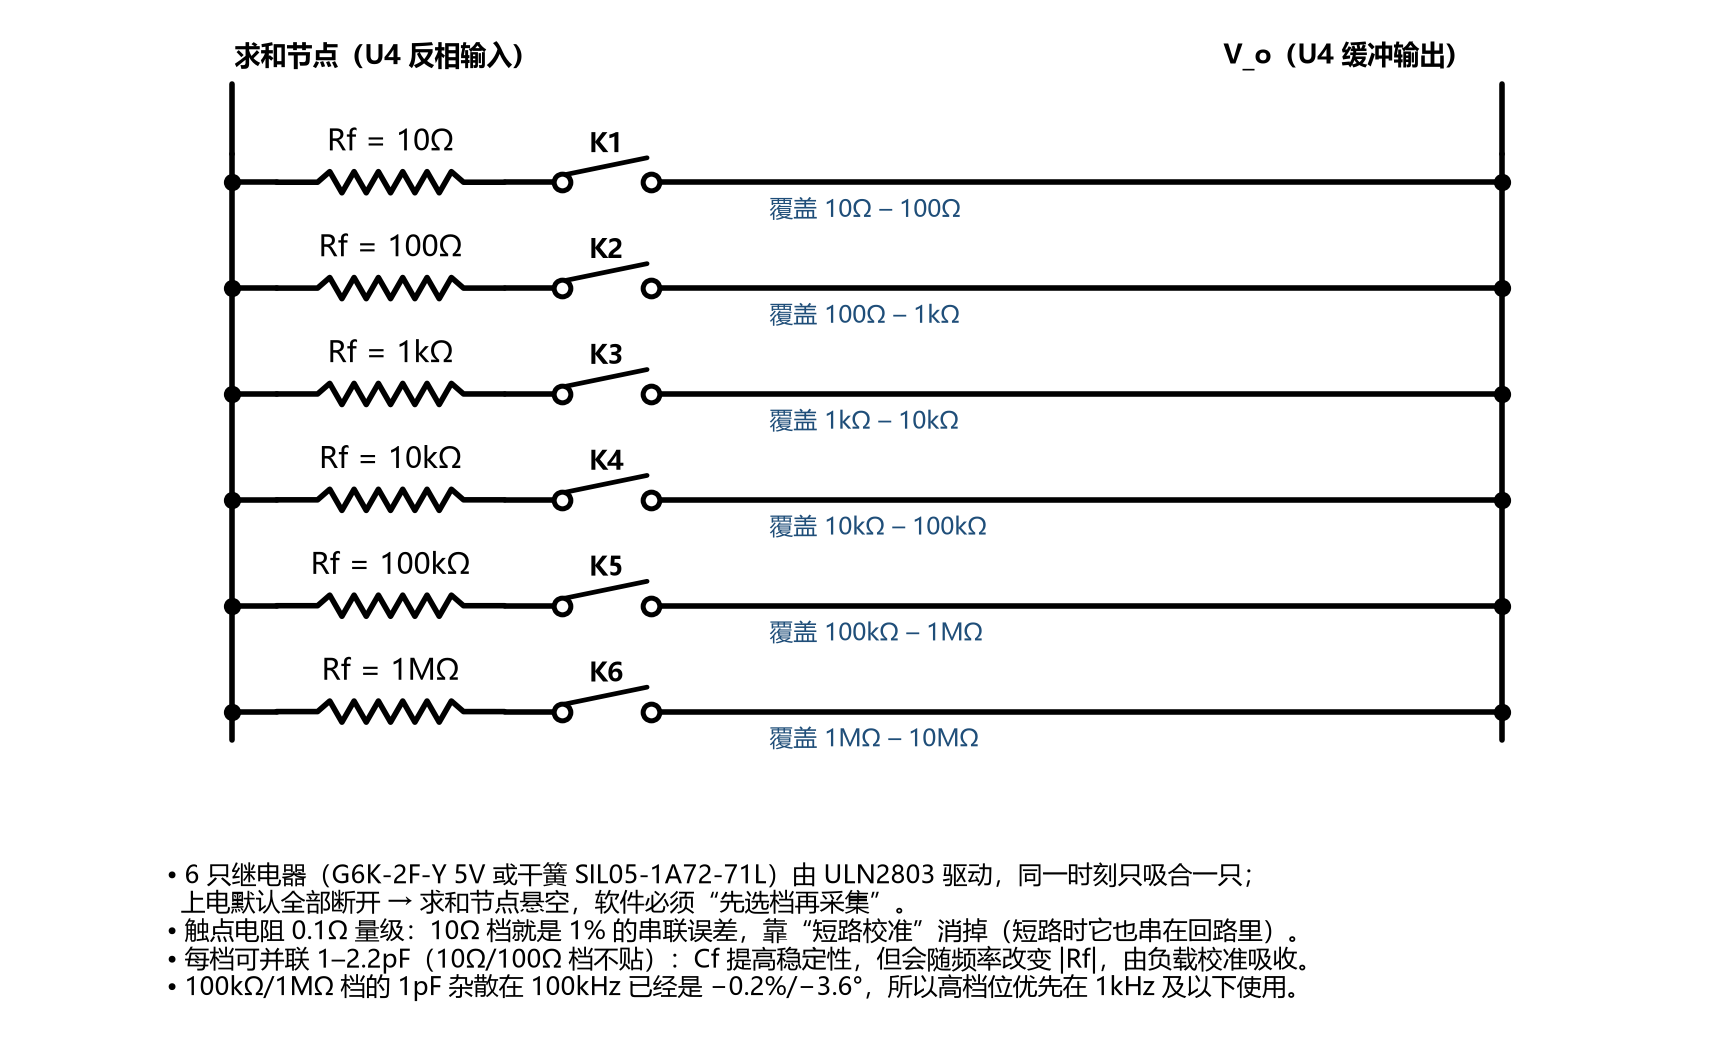

Recreate this plot in Python.
# -*- coding: utf-8 -*-
"""图 3  Rf 六档量程网络（继电器切换）"""
import sys, os
sys.path.insert(0, os.path.dirname(os.path.abspath(__file__)))
from schlib import Sch, BLUE, GREEN
from matplotlib.patches import Rectangle


def contact(s, x1, x2, y, label=""):
    s.ax.plot([x1], [y], "o", ms=6, mfc="white", mec="k", mew=1.8, zorder=5)
    s.ax.plot([x2], [y], "o", ms=6, mfc="white", mec="k", mew=1.8, zorder=5)
    s.wire([(x1 + 0.03, y + 0.09), (x2 - 0.05, y + 0.30)], lw=1.7)
    if label:
        s.text((x1 + x2) / 2, y + 0.46, label, ha="center", fs=9.5, weight="bold")


s = Sch((-0.6, 20.2), (-0.85, 11.4), w=11.0)

yL, yR = 2.0, 17.6          # 左/右母线
rows = [(9.4, "10Ω", "K1", "10Ω – 100Ω"),
        (8.1, "100Ω", "K2", "100Ω – 1kΩ"),
        (6.8, "1kΩ", "K3", "1kΩ – 10kΩ"),
        (5.5, "10kΩ", "K4", "10kΩ – 100kΩ"),
        (4.2, "100kΩ", "K5", "100kΩ – 1MΩ"),
        (2.9, "1MΩ", "K6", "1MΩ – 10MΩ")]

# 母线
s.wire([(yL, 2.55), (yL, 9.75)])
s.wire([(yR, 2.55), (yR, 9.75)])
s.text(yL + 1.9, 10.95, "求和节点（U4 反相输入）", ha="center", fs=9.5, weight="bold")
s.text(yR - 1.9, 10.95, "V_o（U4 缓冲输出）", ha="center", fs=9.5, weight="bold")
s.wire([(yL, 9.75), (yL, 10.6)])
s.wire([(yR, 9.75), (yR, 10.6)])

for y, val, k, cov in rows:
    xa, xb = yL, yR
    s.dot(xa, y)
    s.dot(xb, y)
    s.wire([(xa, y), (xa + 0.55, y)])
    s.res((xa + 0.55, y), (xa + 3.35, y), "Rf = " + val, loc="top")
    s.wire([(xa + 3.35, y), (xa + 4.05, y)])
    contact(s, xa + 4.05, xa + 5.15, y, k)
    s.wire([(xa + 5.15, y), (xb, y)])
    s.text(xa + 6.60, y - 0.34, "覆盖 " + cov, ha="left", va="center", fs=8.5, color=BLUE)

# 右侧说明
s.text(1.2, 1.05,
       "• 6 只继电器（G6K-2F-Y 5V 或干簧 SIL05-1A72-71L）由 ULN2803 驱动，同一时刻只吸合一只；\n"
       "  上电默认全部断开 → 求和节点悬空，软件必须“先选档再采集”。\n"
       "• 触点电阻 0.1Ω 量级：10Ω 档就是 1% 的串联误差，靠“短路校准”消掉（短路时它也串在回路里）。\n"
       "• 每档可并联 1–2.2pF（10Ω/100Ω 档不贴）：Cf 提高稳定性，但会随频率改变 |Rf|，由负载校准吸收。\n"
       "• 100kΩ/1MΩ 档的 1pF 杂散在 100kHz 已经是 −0.2%/−3.6°，所以高档位优先在 1kHz 及以下使用。",
       ha="left", va="top", fs=9, color="k")

s.save(os.path.join(os.path.dirname(os.path.abspath(__file__)), "fig3_rf.png"))
